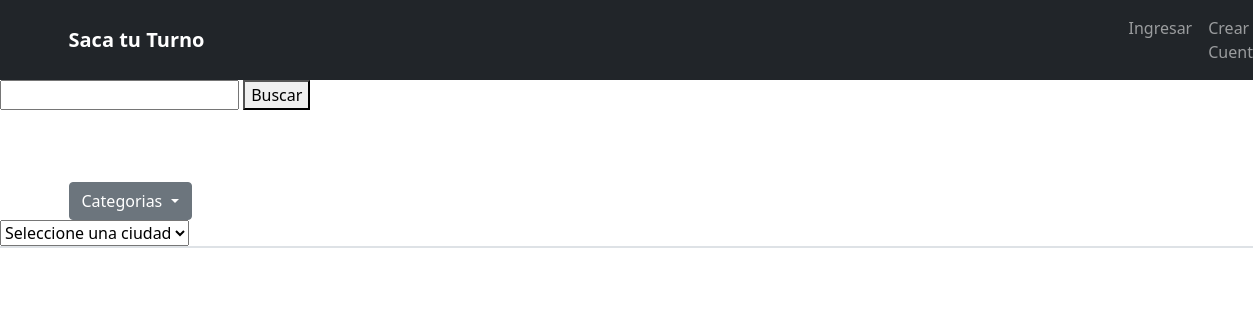
Before: /categorias/ with the older database file.
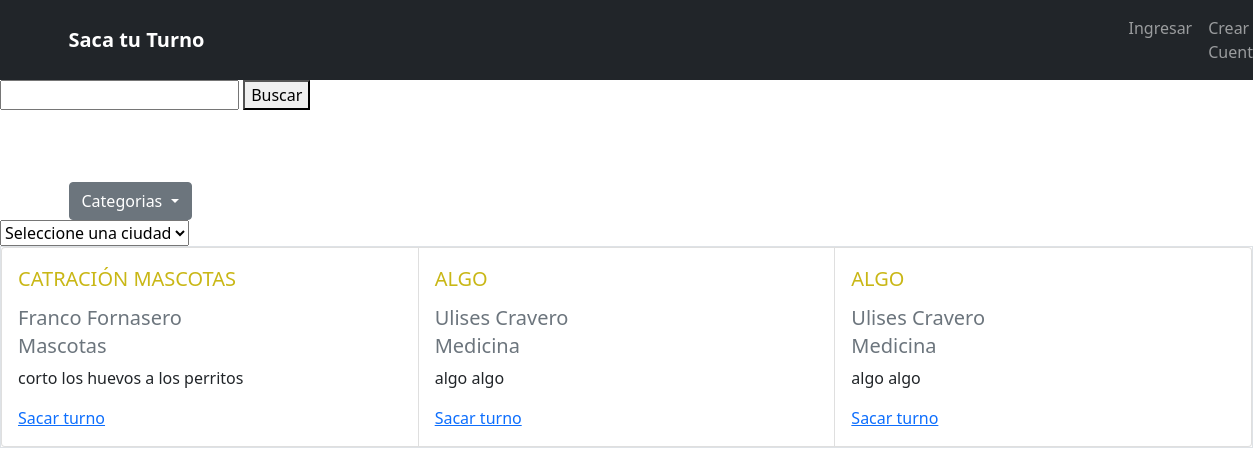
After: the same page with the newer database file.
### sitio/models.py (models this page shows, shortened)
class ServicioPrestado(models.Model):
    nombre = models.CharField(max_length=50, blank = False)       # NO LLEVA NOMBRE EL SERVICIO PRESTADO
    descripcion = models.TextField(max_length=150, blank = False)
    propietario = models.ForeignKey(User, on_delete=models.CASCADE)
    categoria = models.ForeignKey(Categoria, on_delete=models.CASCADE, blank = True, null= True)
    subcategoria = models.ForeignKey(SubCategoria, on_delete=models.CASCADE, blank = True, null= True)
    diasAtencion = models.ManyToManyField(Days)
    duracionTurno = models.IntegerField(default = 30, null= False, blank = False)
    ciudad = models.CharField(max_length= 20, choices = ciudades, verbose_name='Ciudad', blank = True, null= True, default = 'Rafaela')
    inicioJornada = models.TimeField( auto_now=False, auto_now_add=False, verbose_name="Inicio de Jornada",blank=True, null=False, default='08:00:00')
    finJornada = models.TimeField( auto_now=False, auto_now_add=False, verbose_name="Fin de Jornada",blank=True, null=False, default='17:00:00')

class Categoria(models.Model):
    nombre = models.CharField(max_length=255, blank = False)
    @property
    def traerSubcategorias(self):
        return SubCategoria.objects.filter(categoria__id = self.id)
    def __str__(self):
        return self.nombre

### sitio/views.py (the view, shortened to what this page needs)
def categorias(request):
    categorias = Categoria.objects.all()
    servicios = ServicioPrestado.objects.all()
    query = request.GET.get('buscar_servicio')
    return render(request, 'categorias.html', {'categorias': categorias, 'servicios': servicios})

### templates/categorias.html (shortened to what this page needs)
{% include "header.html" %}
{%block content %}
    <form method="GET">
        <div>
            <input type="text" name="buscar_servicio" id="" value="{{request.GET.buscar_servicio}}">
            <button type="submit">Buscar</button>
        </div>
    </form>
    <div class="container" style="padding-top: 3.5rem">
        <div class="dropdown mt-3">
            <button class="btn btn-secondary dropdown-toggle" type="button" id="dropdownMenuButton" data-bs-toggle="dropdown" aria-haspopup="true" aria-expanded="false">
                {% if subcategoria %}
                     {{ subcategoria.nombre}}
                {%else%}
                    Categorias
                {%endif%}
            </button>
        </div>
    </div>
    <select name="elegir_ciudad" id = "elegir_ciudad" onchange="myFunction()">
        <option value="">
            {% if request.GET.elegir_ciudad %}
                {{request.GET.elegir_ciudad}}
            {% else %}
                Seleccione una ciudad
            {% endif %}
        </option>
    </select>
    <div class="card-group border border-black">
            {%for item in servicios %}
            <div class="card">
                <div class="card-body">
                    <div class="card-title letracaja colorcito text-uppercase"><p>{{item.nombre}} </p> </div>
                    <h6 class="card-subtitle letracaja mb-2 text-muted">{{item.propietario.first_name}} {{item.propietario.last_name}}</h6>
                    <h6 class="card-subtitle letracaja mb-2 text-muted">{{item.categoria}}</h6>
                    <div class="panel-text"><p>{{item.descripcion}}</p></div>
                    <div class="panel-foocter"><a href="{% url 'pedir_turno' item.id item.propietario.id %}">Sacar turno</a></div>
                </div>
            </div>
            {%endfor%}
    </div>
{% endblock %}

### templates/header.html (shortened to what this page needs)
{% load static %}
<!DOCTYPE html>
<html lang="en">
<head>
    <link href="https://cdn.jsdelivr.net/npm/bootstrap@5.1.0/dist/css/bootstrap.min.css" rel="stylesheet">
    <link rel="stylesheet" href="{% static 'sitio/styles.css' %}">
    <link rel="stylesheet" href="{% static 'fullcalendar/main.css' %}">
</head>
<body>
      <nav class="navbar navbar-expand-lg navbar-dark fondoheader">
        <div class="container">
            <a class="navbar-brand negrita" href="{% url 'home' %}"> Saca tu Turno </a>
            <div class="collapse navbar-collapse" id="navbarSupportedContent">
                <ul class="navbar-nav mr-auto">
                    {% if request.user.is_active %}
                      <li class="nav-item estiloheader"><a class ="nav-link" href="{% url 'perfil' request.user.id %}">Perfil</a></li>
                      <li class="nav-item"><a class ="nav-link" href="{%url 'logout'%}">Cerrar Sesion</a></li>
                    {% else %}
                      <li class="nav-item estiloheader" ><a class ="nav-link" href= "{%url 'login'%}">Ingresar</a></li>
                      <li class="nav-item" ><a class ="nav-link" href= "{%url 'crearcuenta'%}">Crear Cuenta</a></li>
                    {% endif %}
                </ul>
            </div>
        </div>
    </nav>
</body>
</html>

### static/sitio/styles.css (style rules this page uses)
.estiloheader { margin-left: 900px; }
.fondoheader { background-color: var(--bs-dark); }
.colorcito { color: rgb(201, 183, 22); }
.negrita { font-weight: 900 ; }
.letracaja { font-size: 20px; }

### static/fullcalendar/main.css (style rules this page uses)
:root { --fc-daygrid-event-dot-width: 8px; }
:root { --fc-list-event-dot-width: 10px; --fc-list-event-hover-bg-color: #f5f5f5; }

Changed rows visible on the page:
added ServicioPrestado: nombre "CATRACIÓN MASCOTAS", propietario.first_name "Franco", propietario.last_name "Fornasero", categoria "Mascotas", descripcion "corto los huevos a los perritos"
added ServicioPrestado: nombre "ALGO", propietario.first_name "Ulises", propietario.last_name "Cravero", categoria "Medicina", descripcion "algo algo"
added ServicioPrestado: nombre "ALGO", propietario.first_name "Ulises", propietario.last_name "Cravero", categoria "Medicina", descripcion "algo algo"
